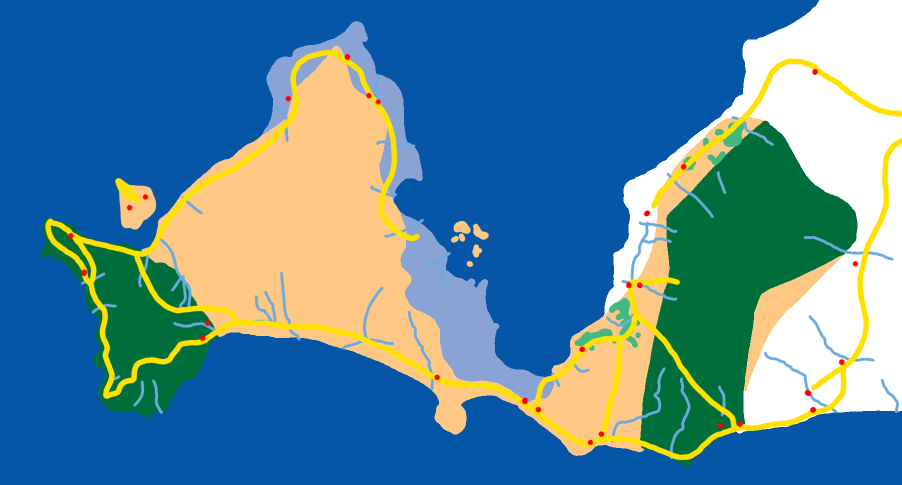
#> input picture UKNP.png, 1803 x 969 px (shown at 1/2 size)
$ python distances.py
#> lines starting #> are read from the running program, lines starting #| are printed output that depends on the picture; after the words box and inside, x2 and y2 are one past the last pixel; in counts of white or black regions, pixels touching at a corner belong together
import cv2
import numpy as np
import math

# Mapping colors (RGB) to Region Names

enp = {
    (77, 189, 114): "Tree savanna",
    (150, 251, 122): "Shrub savanna",
    (255, 195, 0): "Grass savanna",
    (142, 185, 219): "Salt pan",
    (0, 34, 255): "Waterhole",
    (255, 225, 0): "Road",
    (255, 0, 0): "Camp",
    (0, 0, 0): "Fence",
    (255, 255, 255): "Outside"
}

inp = {
    (114, 137, 67): "Optimal wetland",
    (232, 231, 185): "Riparian marshland",
    (244, 201, 123): "Grazed wetland",
    (42, 55, 127): "Human barrier",
    (160, 209, 216): "Waters",
    (255, 225, 0): "Road",
    (255, 0, 0): "Camp",
    (255, 255, 255): "Outside"
}

uknp = {
    (0, 110, 59): "Mountainous rainforests",
    (254, 200, 132): "Low plateaus",
    (137, 163, 212): "Mangroves and swamp",
    (66, 185, 126): "Cropland",
    (108, 170, 221): "Rivers",
    (5, 86, 167): "Ocean",
    (255, 225, 0): "Road",
    (255, 0, 0): "Camp",
    (255, 255, 255): "Outside"
}

def analyze_point(image_path, map, x, y):
    # Load image and convert BGR (OpenCV default) to RGB
#> called with image_path = 'UKNP.png', x = 700, y = 500
    img_bgr = cv2.imread(image_path)
#> img_bgr is the input picture: shape (969, 1803, 3); mean B, G, R 155, 133.5, 85.4
    if img_bgr is None:
        return "Image not found."

    img_rgb = cv2.cvtColor(img_bgr, cv2.COLOR_BGR2RGB)
    height, width, _ = img_rgb.shape
#> height = 969; width = 1803

    # 1. Identify the region at the current coordinate
    # Note: Images are indexed as [row, column] which is [y, x]
    pixel_color = tuple(img_rgb[y, x])
#> pixel_color = (254, 200, 132)
    region = map.get(pixel_color, "Unknown")
#> region = 'Low plateaus'

    # Features to measure distance to
    d = {}

    d[region] = 0.0

    # 2-6. Calculate distances using Distance Transform
    for color, name in map.items():
        # Create a binary mask: 0 where the color matches, 255 everywhere else
        # (Distance transform calculates distance from non-zero to zero pixels)
        mask = np.all(img_rgb == color, axis=-1)

        if not np.any(mask):
            d[name] = 400
            continue

        # Convert mask to uint8: 0 for target pixels, 1 for everything else
        binary_mask = np.where(mask, 0, 1).astype(np.uint8)

        # Calculate distance transform
        dist_map = cv2.distanceTransform(binary_mask, cv2.DIST_L2, 5)

        # Get distance at the specific (x, y) point
        d[name] = round(float(dist_map[y, x]), 2)
#> this loop made 9 passes
#> pass 1, in analyze_point, `mask = np.all(img_rgb == color, axis=-1)`:
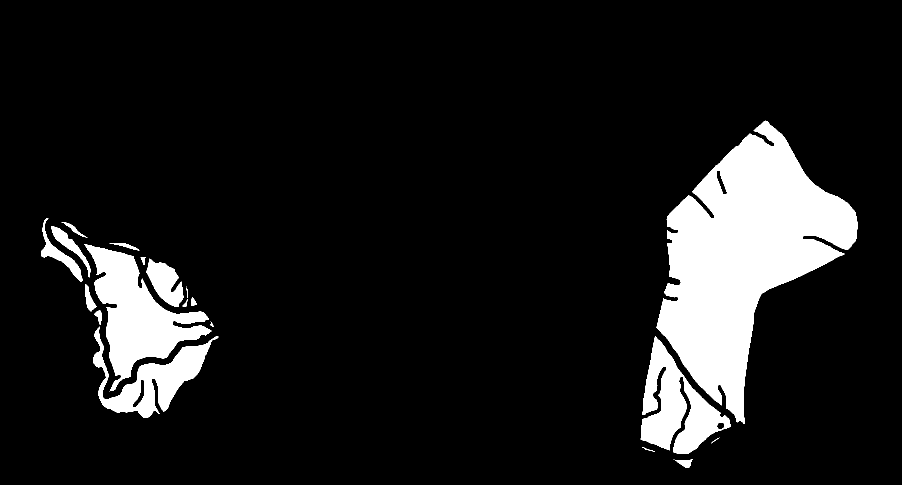
#> mask: shape (969, 1803) bool (shown at 1/2 size); 10.6% white; 22 white regions (3 under 20 px), largest, box (x1, y1, x2, y2) and area: (1313, 241, 1715, 848) 114762, (169, 488, 423, 783) 27973, (1281, 672, 1462, 908) 19290
#> pass 1, in analyze_point, `binary_mask = np.where(mask, 0, 1).astype(np.uint8)`:
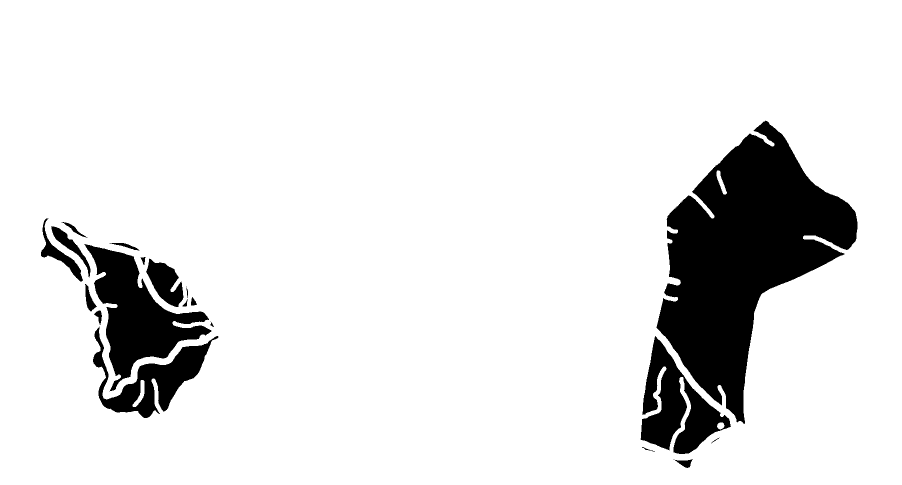
#> binary_mask: shape (969, 1803) (shown at 1/2 size); values 0 (black) and 1 (white), 89.4% white; 22 black regions (3 under 20 px), largest, box (x1, y1, x2, y2) and area: (1313, 241, 1715, 848) 114762, (169, 488, 423, 783) 27973, (1281, 672, 1462, 908) 19290
#> pass 1, in analyze_point, `dist_map = cv2.distanceTransform(binary_mask, cv2.DIST_L2, 5)`:
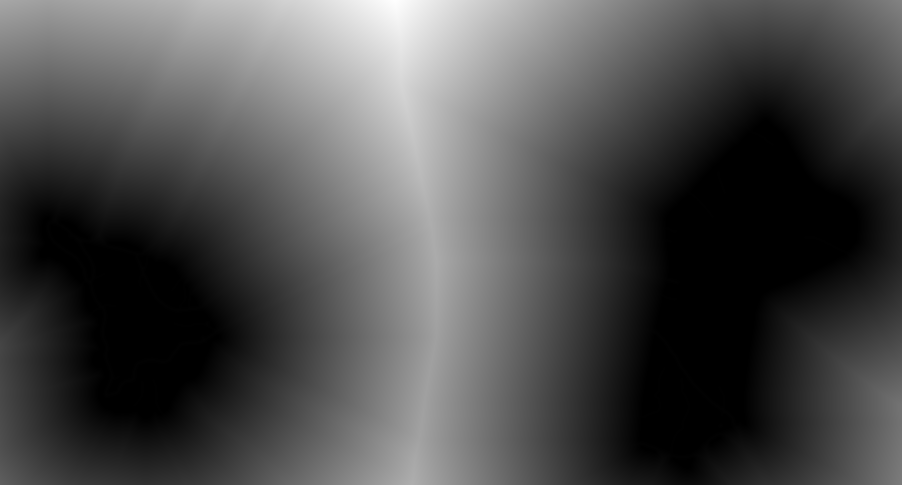
#> dist_map: shape (969, 1803) float32 (shown at 1/2 size); min 0, max 694.8, mean 210.3; drawn with min black and max white
#> pass 2, in analyze_point, `mask = np.all(img_rgb == color, axis=-1)`:
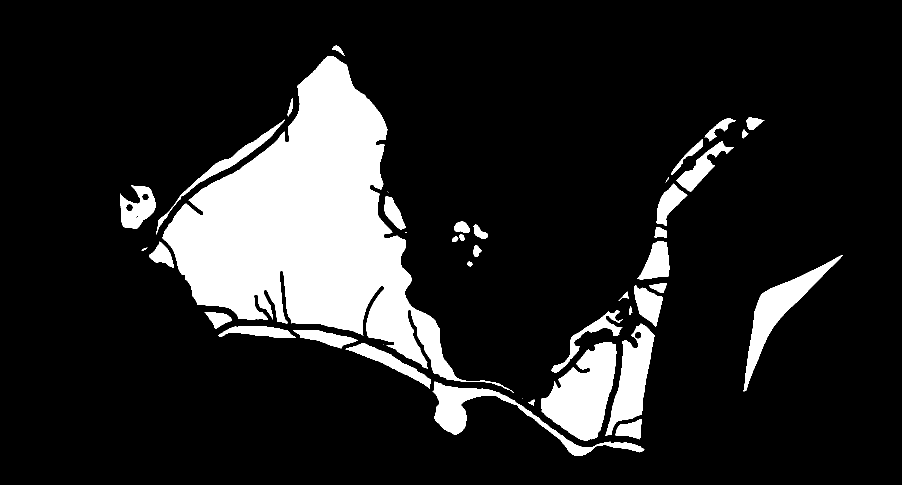
#> mask: shape (969, 1803) bool (shown at 1/2 size); 14.6% white; 42 white regions (5 under 20 px), largest, box (x1, y1, x2, y2) and area: (324, 112, 1028, 786) 168987, (1082, 684, 1233, 881) 17426, (1487, 510, 1686, 783) 10376
#> after the loop:
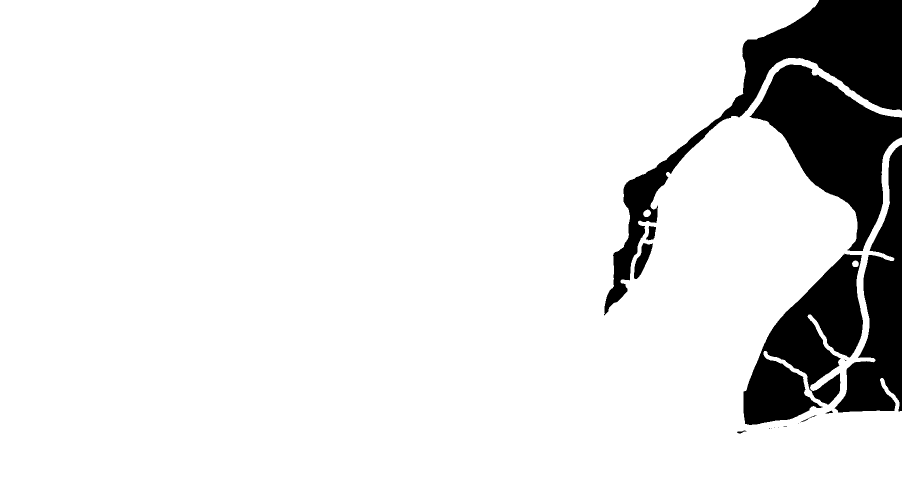
#> binary_mask: shape (969, 1803) (shown at 1/2 size); values 0 (black) and 1 (white), 89.3% white; 17 black regions (8 under 20 px), largest, box (x1, y1, x2, y2) and area: (1208, 0, 1803, 631) 59668, (1499, 129, 1803, 502) 50053, (1487, 507, 1726, 850) 43531
#> after the loop:
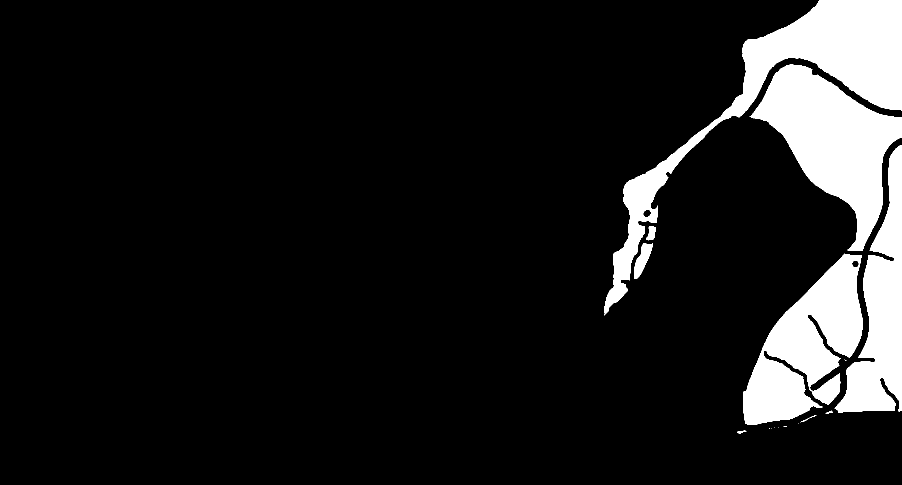
#> mask: shape (969, 1803) bool (shown at 1/2 size); 10.7% white; 17 white regions (8 under 20 px), largest, box (x1, y1, x2, y2) and area: (1208, 0, 1803, 631) 59668, (1499, 129, 1803, 502) 50053, (1487, 507, 1726, 850) 43531
#> after the loop, d = 9 items

    return d

# --- Example Usage ---
# Provide the path to your 'Etosha map.jpg' and the (x, y) coordinates
result = analyze_point('UKNP.png', uknp, x=700, y=500)
#> result = 9 items
print(result)
#| {'Low plateaus': 0.0, 'Mountainous rainforests': 308.38, 'Mangroves and swamp': 104.36, 'Cropland': 486.23, 'Rivers': 75.51, 'Ocean': 126.54, 'Road': 88.59, 'Camp': 303.75, 'Outside': 527.97}
# for key, value in result.items():
#     print(f"{key}: {value}")
